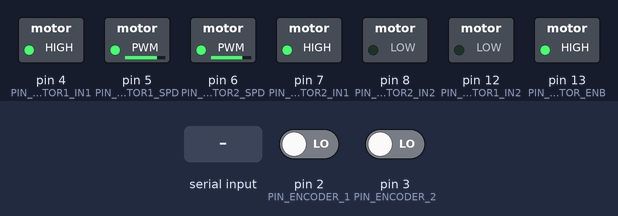
Bench run of a sketch on a simulated Arduino Uno, built with avr-gcc and run on an emulated ATmega328P. Parts: switched loads named in the sketch (green lamp = pin HIGH). The inputs (shaded band) are chosen by the test bench; at power-on: pin 2 (PIN_ENCODER_1) LOW, pin 3 (PIN_ENCODER_2) LOW. What the sketch prints to the serial monitor is not drawn.

Above: at 4.7 s.
4.8 s: "90,45\n" received over Serial
At 5.2 s:
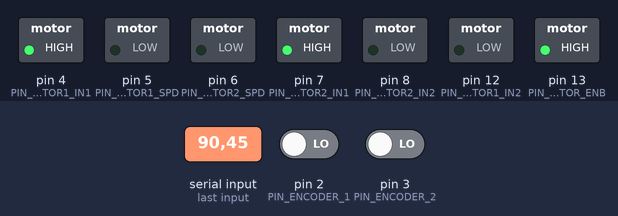
At 7.71 s:
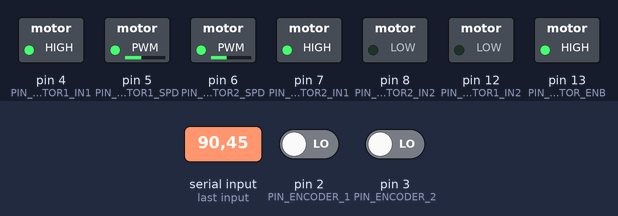
Timing chart, 0 to 11.1 s (numbered marks = the images above; inputs shaded):
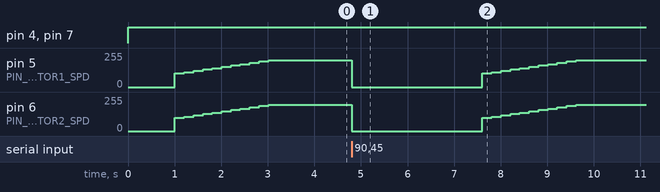

The sketch:

ferros_pid_test.ino
```cpp
#include <PID_v1.h>
//#include "encoderInterrupt.h"
#include "encoderPolling.h"
#include "motor.h"


unsigned int throttle;
int steeringTrim;
bool speedup;

//Define Variables we'll be connecting to
double Setpoint, Input, Output;

//Specify the links and initial tuning parameters
double Kp = 2, Ki = 0, Kd = 0;
PID myPID(&Input, &Output, &Setpoint, Kp, Ki, Kd, DIRECT);

Encoder encoder;
Motor motor;

unsigned long lastTime = 0;

void setup()
{

  throttle = 50;
  // Po
  steeringTrim = -1.7;
  speedup = true;
  encoder.begin();
  motor.begin();
  Serial.begin(115200);

  //initialize the variables we're linked to
  Input = 0;
  Setpoint = steeringTrim;

  //turn the PID on
  myPID.SetMode(AUTOMATIC);
  myPID.SetSampleTime(10);
  myPID.SetOutputLimits(-255.0,255.0);
  Serial.println("Ready Player One");
}

void loop()
{
  encoder.poll();
  float lspd = encoder.getLeftSpeed();
  float rspd = encoder.getRightSpeed();
  if ((lspd == 0 && rspd > 0) ||
    (lspd > 0 && rspd == 0)
  )
  {
    Input = (lspd - rspd) * 2;
  }
  Input = lspd - rspd;
  myPID.Compute();

  if (throttle < 100)
  {
    motor.left(0);
    motor.right(0);
  }
  else
  {
    motor.left(throttle - Output);
    motor.right(throttle + Output);
  }

  unsigned long currentTime = millis();
  unsigned long elapsedTime = currentTime - lastTime;

  if (Serial.available())
  {
    int num = Serial.parseInt();
    if (num < 1000)
      throttle = (num);
    else if ( num >= 1000)
    {
//      Setpoint = num / 1000;
//      Kp = num / 1000;
//      myPID.SetTunings(Kp, Ki, Kd);
    }
  }
  if(elapsedTime > 200)
  {
//    Serial.print("T: "); Serial.println(throttle);
//    Serial.print("lspd: "); Serial.println(lspd);
//  Serial.print("rspd: "); Serial.println(rspd);
  Serial.print("I: "); Serial.println(Input);
  Serial.print("O: "); Serial.println(Output);
    if (speedup) throttle += 10;
//    else throttle -= 15;
    // if (throttle > 300) speedup = false;
    if (throttle > 200) throttle = 200;
    if (throttle < 0) speedup = true;
    lastTime = currentTime;
  }

}
```

encoderPolling.cpp
```cpp
#include <Arduino.h>
#include "encoderPolling.h"
#include "pindef.h"

Encoder::Encoder() :
  lastTimeLeft(0),
  lastTimeRight(0),
	leftSpeed(0),
	rightSpeed(0),
	leftPinLast(false),
	rightPinLast(false),
	leftCount(0),
	rightCount(0)
{
}

void Encoder::begin()
{
    pinMode(PIN_ENCODER_1, INPUT);
    pinMode(PIN_ENCODER_2, INPUT);
}

void Encoder::poll()
{
    int leftPin = digitalRead(PIN_ENCODER_1);
    int rightPin = digitalRead(PIN_ENCODER_2);

    unsigned long currentTime = micros();
    unsigned long diffLeft = currentTime - lastTimeLeft;

    if (leftPin == HIGH && leftPinLast != HIGH)
    {
        leftPinLast = HIGH;
        lastTimeLeft = currentTime;
				leftSpeed = 100000.0 / (float) diffLeft;
				// Serial.println(diffLeft);
    }
    else if (leftPin == LOW && leftPinLast != LOW)
    {
        leftPinLast = LOW;
    }
		if (diffLeft > SPEED_TIMEOUT)
		{
			leftSpeed = 0;
		}

    unsigned long diffRight = currentTime - lastTimeRight;

    if (rightPin == HIGH && rightPinLast != HIGH)
    {
        rightPinLast = HIGH;
        lastTimeRight = currentTime;
				rightSpeed = 100000.0 / (float) diffRight;

    }
    else if (rightPin == LOW && rightPinLast != LOW)
    {
        rightPinLast = LOW;
    }
		if (diffRight > SPEED_TIMEOUT)
		{
			rightSpeed = 0;
		}

}

float Encoder::getLeftSpeed()
{
	return leftSpeed;
}

float Encoder::getRightSpeed()
{
	return rightSpeed;
}
```

encoderPolling.h
```cpp
#ifndef ENCODER_H
#define ENCODER_H

#define SPEED_TIMEOUT 100000

class Encoder
{
public:
	unsigned long lastTimeLeft;
	unsigned long lastTimeRight;
	float leftSpeed;
	float rightSpeed;
	bool leftPinLast;
	bool rightPinLast;
	int leftCount;
	int rightCount;

	Encoder();
	void begin();

	void poll();

	float getLeftSpeed();
	float getRightSpeed();
	float getLeftCount();
	float getRightCount();

	void resetCount();


};

#endif //ENCODER_H
```

motor.cpp
```cpp
#include "motor.h"
#include "pindef.h"

Motor::Motor()
{
  pinMode(PIN_MOTOR_ENB, OUTPUT);
  disable();
  pinMode(PIN_MOTOR1_IN1, OUTPUT);
  pinMode(PIN_MOTOR1_IN2, OUTPUT);
  pinMode(PIN_MOTOR2_IN1, OUTPUT);
  pinMode(PIN_MOTOR2_IN2, OUTPUT);
  pinMode(PIN_MOTOR1_SPD, OUTPUT);
  pinMode(PIN_MOTOR2_SPD, OUTPUT);
}

void Motor::begin()
{
  stop();
  enable();
}

void Motor::disable()
{
  digitalWrite(PIN_MOTOR_ENB, LOW);
}

void Motor::enable()
{
  digitalWrite(PIN_MOTOR_ENB, HIGH);
}

void Motor::stop()
{
  digitalWrite(PIN_MOTOR1_SPD, LOW);
  digitalWrite(PIN_MOTOR2_SPD, LOW);
}


void Motor::leftForward(int speed)
{
  if (speed > 255) speed = 255;
  else if (speed < 0) speed = 0;
  digitalWrite(PIN_MOTOR1_IN1, HIGH);
  digitalWrite(PIN_MOTOR1_IN2, LOW);
  analogWrite(PIN_MOTOR1_SPD, speed);
}
void Motor::rightForward(int speed)
{
  if (speed > 255) speed = 255;
  else if (speed < 0) speed = 0;
  digitalWrite(PIN_MOTOR2_IN1, HIGH);
  digitalWrite(PIN_MOTOR2_IN2, LOW);
  analogWrite(PIN_MOTOR2_SPD, speed);
}

void Motor::leftBackward(int speed)
{
  if (speed > 255) speed = 255;
  else if (speed < 0) speed = 0;
  digitalWrite(PIN_MOTOR1_IN1, LOW);
  digitalWrite(PIN_MOTOR1_IN2, HIGH);
  analogWrite(PIN_MOTOR1_SPD, speed);
}
void Motor::rightBackward(int speed)
{
  if (speed > 255) speed = 255;
  else if (speed < 0) speed = 0;
  digitalWrite(PIN_MOTOR2_IN1, LOW);
  digitalWrite(PIN_MOTOR2_IN2, HIGH);
  analogWrite(PIN_MOTOR2_SPD, speed);
}

void Motor::left(int speed)
{
  if (speed >= 0)
  {
    leftForward(speed);
  }
  else if (speed < 0)
  {
    leftBackward(-speed);
  }
}

void Motor::right(int speed)
{
  if (speed >= 0)
  {
    rightForward(speed);
  }
  else if (speed < 0)
  {
    rightBackward(-speed);
  }
}
```

motor.h
```cpp
#ifndef MOTOR_H
#define MOTOR_H

#include <arduino.h>

class Motor
{
public:
    // Motor(int a1, int a1, int aSpd, int b1, int b2, int bSpd, int enable);
    Motor();
    void begin();
    void enable();
    void disable();
    void stop();

    void leftForward(int speed);
    void leftBackward(int speed);
    void rightForward(int speed);
    void rightBackward(int speed);

    void left(int speed);
    void right(int speed);
};


#endif //MOTOR_H
```

pindef.h
```cpp
#ifndef PINDEF_H
#define PINDEF_H


#define PIN_MOTOR1_IN1 4
#define PIN_MOTOR1_IN2 12

#define PIN_MOTOR2_IN1 7
#define PIN_MOTOR2_IN2 8

#define PIN_MOTOR1_SPD 5
#define PIN_MOTOR2_SPD 6

#define PIN_MOTOR_ENB 13

#define PIN_ENCODER_1 2
#define PIN_ENCODER_2 3

#define PIN_GRIPPER_LIFT 9
#define PIN_GRIPPER_CLAW 10

#define PIN_SONAR_TRIG A0
#define PIN_SONAR_ECHO A1


#endif //PINDEF_H
```

Measured:
- after the input at 4.8 s, pin 5 (PIN_MOTOR1_SPD): 202/255 → 0/255 at once, → 102/255 2.8 s later, → 112/255 0.20 s later, → 122/255 0.20 s later, … (12 changes in this stretch); pin 6 (PIN_MOTOR2_SPD): 198/255 → 0/255 at once, → 98/255 2.8 s later, → 108/255 0.20 s later, → 118/255 0.20 s later, … (12 changes in this stretch)
